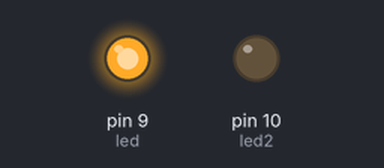
Recording of a sketch running on a simulated Arduino Uno, built with avr-gcc and run on an emulated ATmega328P. Parts: output pins drawn as LEDs (lit = HIGH).

Above: at 0.05 s.
At 2.55 s:
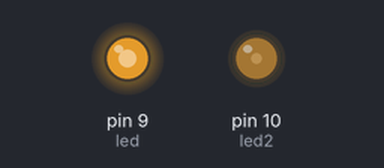
At 5.1 s:
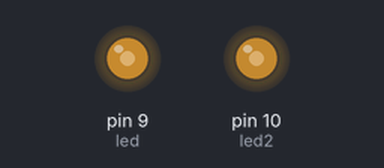
At 10.2 s:
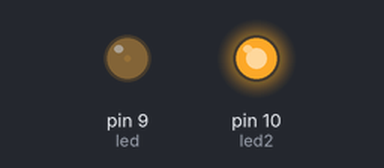
Timing chart, 0 to 13.3 s (numbered marks = the images above):
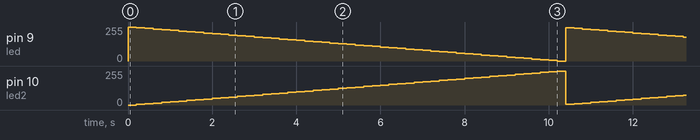

Measured:
- by itself, pin 9 (led): ramps from 255/255 to 0/255 and jumps back, once every 10.2 s
- by itself, pin 10 (led2): ramps from 5/255 to 255/255 and jumps back, once every 10.2 s

The sketch:

ArbolDeNavidad.ino
```cpp
  int luzdinamica2 = 0;
  int luzdinamica = 255;
  int chupa = 5;
  int led = 9;
  int led2 = 10;

void setup() {
  // put your setup code here, to run once:
  pinMode(led, OUTPUT);
  pinMode(led2, OUTPUT);
}

void loop() {
  // put your main code here, to run repeatedly:
         analogWrite(led, luzdinamica);
         analogWrite(led2, luzdinamica2);

        if (luzdinamica == 0 && luzdinamica2 == 255)
        {
          luzdinamica = 255;
          luzdinamica2 = 0;
        }
     luzdinamica2 = luzdinamica2 + chupa;
     luzdinamica = luzdinamica - chupa;
        delay(200);
}
```
